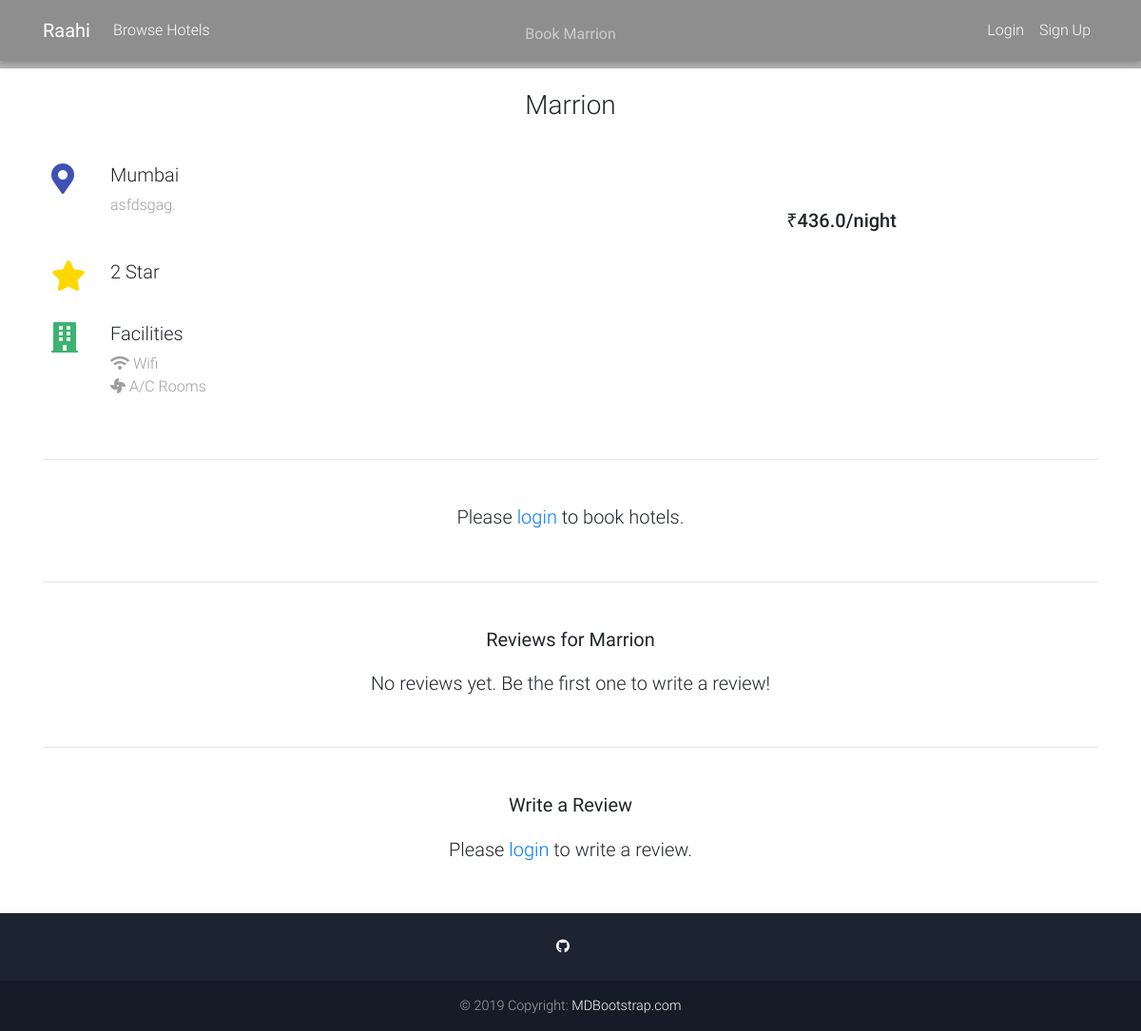
/hotel/2, run on the app's committed database.
### main/models.py (models this page shows, shortened)
class Hotel(models.Model):
    hotel_name = models.CharField(max_length=20)
    hotel_city = models.CharField(max_length=20, default="")
    hotel_address = models.CharField(max_length=100, default="")
    hotel_price = models.FloatField(default=0.0)
    hotel_star = models.IntegerField()
    hotel_restaurant = models.BooleanField(default=False)
    hotel_ac = models.BooleanField(default=True)
    hotel_pool = models.BooleanField(default=False)
    hotel_spa = models.BooleanField(default=False)
    hotel_giftshop = models.BooleanField(default=False)
    hotel_wifi = models.BooleanField(default=True)
    hotel_parking = models.BooleanField(default=False)

### main/views.py (the view)
# urls.py: path('hotel/<int:hotel_id>', views.hotelpage, name='hotelpage'),
def hotelpage(request, hotel_id):
    hotel = get_object_or_404(Hotel, pk=hotel_id)
    reviews = Review.objects.filter(hotel=hotel)
    reviews_avg = reviews.aggregate(Average_Rating = Avg('rate'))
    reviews_count = reviews.count()
    if request.method == 'POST':
        rate_form = Rateform(request.POST)
        user = request.user
        if rate_form.is_valid():
            rate = rate_form.save(commit=False)
            rate.user = user
            rate.hotel = hotel
            rate_form.save()
            return redirect('hotelpage', hotel_id)
    else:
            rate_form = Rateform()
    context = {
        'hotel':hotel,
        'reviews':reviews,
        'reviews_avg':reviews_avg,
        'reviews_count':reviews_count,
        'rate_form':rate_form
    }
    return render(request, 'hotel.html', context)

### main/templates/hotel.html (shortened to what this page needs)
{% extends 'base.html' %}
{% block content %}
<div style="background-image: url('https://media.istockphoto.com/vectors/dark-blue-gradient-background-modern-look-vector-id1174818917?k=6&m=1174818917&s=170667a&w=0&h=_lsiNqZfUBgGOhvJnLl7t6MW7ZWx8YkGhsk7hftOiG4='); ; background-size: cover;">
    <div class="mask rgba-black-light d-flex justify-content-center align-items-center">
      <div class="text-center white-text mx-5 wow fadeIn">
        <p class="mb-4 d-none d-md-block">
          <strong>Book {{hotel.hotel_name}}</strong>
        </p>
      </div>
    </div>
  </div>
<main>
<div class="container">
    <center><h3 style="margin-top: 2%; margin-bottom: 4%">{{hotel.hotel_name}}</h3></center>
    <div class="row wow fadeIn">
        <div class="col-lg-6 col-md-12 px-4">
          <div class="row">
            <div class="col-1 mr-3">
              <i class="fas fa-map-marker-alt fa-2x indigo-text"></i>
            </div>
            <div class="col-10">
              <h5 class="feature-title">{{hotel.hotel_city}}</h5>
              <p class="grey-text">{{hotel.hotel_address}}.</p>
            </div>
          </div>
          <div style="height:30px"></div>
          <div class="row">
            <div class="col-1 mr-3">
              <i class="fas fa-star fa-2x" style="color: gold;"></i>
            </div>
            <div class="col-10">
              <h5 class="feature-title">{{hotel.hotel_star}} Star</h5>
            </div>
          </div>
          <div style="height:30px"></div>
          <div class="row">
            <div class="col-1 mr-3">
              <i class="fas fa-building fa-2x" style="color:mediumseagreen;"></i>
            </div>
            <div class="col-10">
              <h5 class="feature-title">Facilities</h5>
              <p class="grey-text">
                  {% if hotel.hotel_wifi %}<i class="fas fa-wifi"></i> Wifi<br>{% endif %}
                  {% if hotel.hotel_ac %}<i class="fas fa-fan"></i> A/C Rooms<br>{% endif %}
              </p>
            </div>
          </div>
        </div>
        <div class="col-lg-6 col-md-12">
                <p class="h5 text-center mt-4">₹{{hotel.hotel_price}}/night</p>
        </div>
      </div>
      <hr class="my-5">
    <center>
        {% if request.user.is_authenticated %}
        <h5 style="margin-top: 2%;"><strong>Booking Details</strong></h5>
        <form method="POST" action="{% url 'bookhotel' %}" style="margin-top: 4%;">
         {% csrf_token %}
         <div class="form-row">
         <input type="hidden" name="hotel" value="{{hotel.pk}}">
         <div class="form-group col-md-2 col-lg-3">
         <label for="numpeople">Number of People</label>
         <input type="number" min=1 class="form-control" placeholder="1, 2, 3 ..." name="num_people" required>
        </div>
        <div class="form-group col-md-2 col-lg-3">
        <label for="roomnos">Number of Rooms</label>
        <input type="number" min=1 class="form-control" placeholder="1, 2, 3 ..." name="rooms" required>
        </div>
        <div class="form-group col-md-2 col-lg-3">
         <label for="checkin">Check In:</label>
         <input type="date" class="form-control" id="check_in" name="check_in" required>
         </div>
         <div class="form-group col-md-2 col-lg-3">
         <label for="checkout">Check Out:</label>
         <input type="date" class="form-control" id="check_out" name="check_out" required>
         </div>
        </div>
          <button class="btn btn-info btn-md" style="margin-top: 3%; margin-bottom:2%">Book Now</button>
       </form>
       {% else %}
       <h5 style="margin-top: 2%; margin-bottom: 5%">Please <a href="/login/">login</a> to book hotels.</h5>
       {% endif %}
       <hr class="my-5">
       <h5 style="margin-top: 2%;"><strong>Reviews for {{hotel.hotel_name}}</strong></h5>
       {% if reviews %}
       <p><strong>{{ reviews_avg }}</strong> from <strong>{{ reviews_count }}</strong> reviews</p>
       {% for review in reviews %}
       <div class="card mb-5 mt-5" style="width: 80%;">
        <div class="card-body">
          <h5 class="card-title">Review by: {{review.user.first_name}}</h5>
          <p class="card-subtitle mb-2 mt-4">Rating: {{review.rate}} / 5</p>
          <p class="card-subtitle mb-2 mt-4">{{review.text}}</p>
          <p class="card-text mt-5">Posted on {{review.date}}</p>
        </div>
      </div>
       {% endfor %}
      {% else %}
      <h5 style="margin-top: 2%; margin-bottom: 5%">No reviews yet. Be the first one to write a review!</h5>
      {% endif %}
       <hr class="my-5">
       <h5 style="margin-top: 2%; margin-bottom:2%"><strong>Write a Review</strong></h5>
      {% if request.user.is_authenticated %}
       <form method="post" action="" id="rate_form" name="rate_form" role="rate_form" style="width: 80%;">
        {% csrf_token %}
       <div class="form-group" >
         <label for="Rating">Rating:</label>
          {{ rate_form.rate }}
      </div>
      <div class="form-group">
      <label for="review">Review:</label><br>
      <textarea class="form-control" id="text" name="text" placeholder="How was your experience at {{hotel.hotel_name}}?"></textarea>
      </div>
      <button type="submit" name="action" class="btn btn-md btn-secondary">Submit</button>
    </form>
    {% else %}
    <h5 style="margin-top: 2%; margin-bottom: 5%">Please <a href="/login/">login</a> to write a review.</h5>
    {% endif %}
      </center>
</div>
</main>
{% endblock content %}

### data on the page
Hotel: hotel_name "Marrion", hotel_city "Mumbai", hotel_address "asfdsgag", hotel_star "2", hotel_price "436.0"
